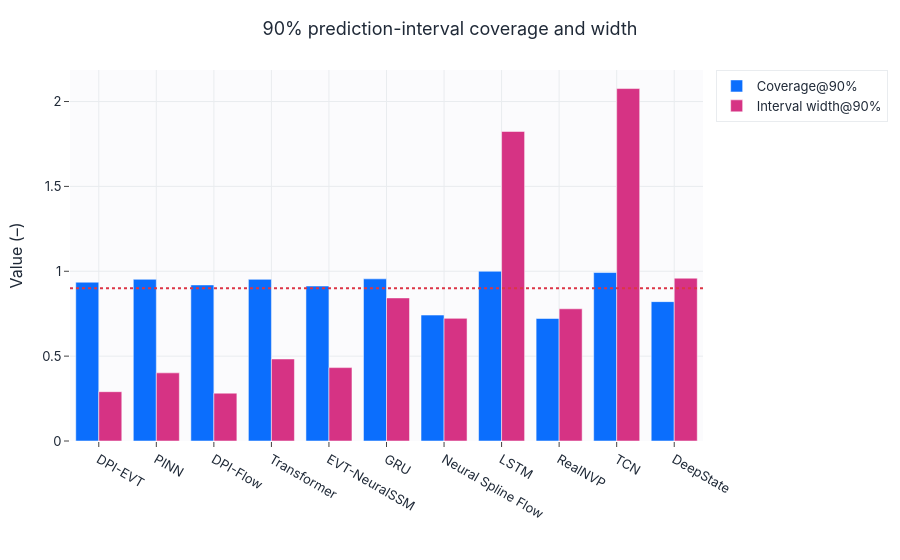

The cell this chart's notebook holds for it:
### Markdown cell above
## Uncertainty: coverage and interval width

### Code cell
cov_df = leaderboard.dropna(subset=["Coverage_90"])[["model", "Coverage_90", "Interval_Width_90"]]
display(english_metric_table(cov_df).round(4))
fig = grouped_bar(cov_df["model"].tolist(),
                  {"Coverage@90%": cov_df["Coverage_90"].tolist(),
                   "Interval width@90%": cov_df["Interval_Width_90"].tolist()},
                  title="90% prediction-interval coverage and width", ylabel="Value (–)",
                  save=False, fig_id="3_1_coverage")
fig.add_hline(y=0.90, line_dash="dot", line_color="#dc3545")
from liquefaction_ai.viz import save_figure
save_figure(fig, "3_1_coverage", save=SAVE_FIGS)
fig.show()

### Figure 1 — Plotly figure (JSON) as saved in the notebook; plotly's stock layout.template omitted (floating-point values rounded to 4 significant figures)
{"data": [{"marker": {"color": "#0b6efd"}, "name": "Coverage@90%", "type": "bar", "x": ["DPI-EVT", "PINN", "DPI-Flow", "Transformer", "EVT-NeuralSSM", "GRU", "Neural Spline Flow", "LSTM", "RealNVP", "TCN", "DeepState"], "y": [0.9356, 0.9527, 0.9194, 0.9524, 0.9129, 0.9553, 0.7419, 1.0, 0.7218, 0.9925, 0.821]}, {"marker": {"color": "#d63384"}, "name": "Interval width@90%", "type": "bar", "x": ["DPI-EVT", "PINN", "DPI-Flow", "Transformer", "EVT-NeuralSSM", "GRU", "Neural Spline Flow", "LSTM", "RealNVP", "TCN", "DeepState"], "y": [0.2905, 0.4014, 0.2819, 0.4832, 0.4323, 0.843, 0.7225, 1.824, 0.7788, 2.076, 0.9592]}], "layout": {"barmode": "group", "shapes": [{"line": {"color": "#dc3545", "dash": "dot"}, "type": "line", "x0": 0, "x1": 1, "xref": "x domain", "y0": 0.9, "y1": 0.9, "yref": "y"}], "title": {"text": "90% prediction-interval coverage and width"}, "xaxis": {"title": {"text": ""}}, "yaxis": {"title": {"text": "Value (–)"}}}}
